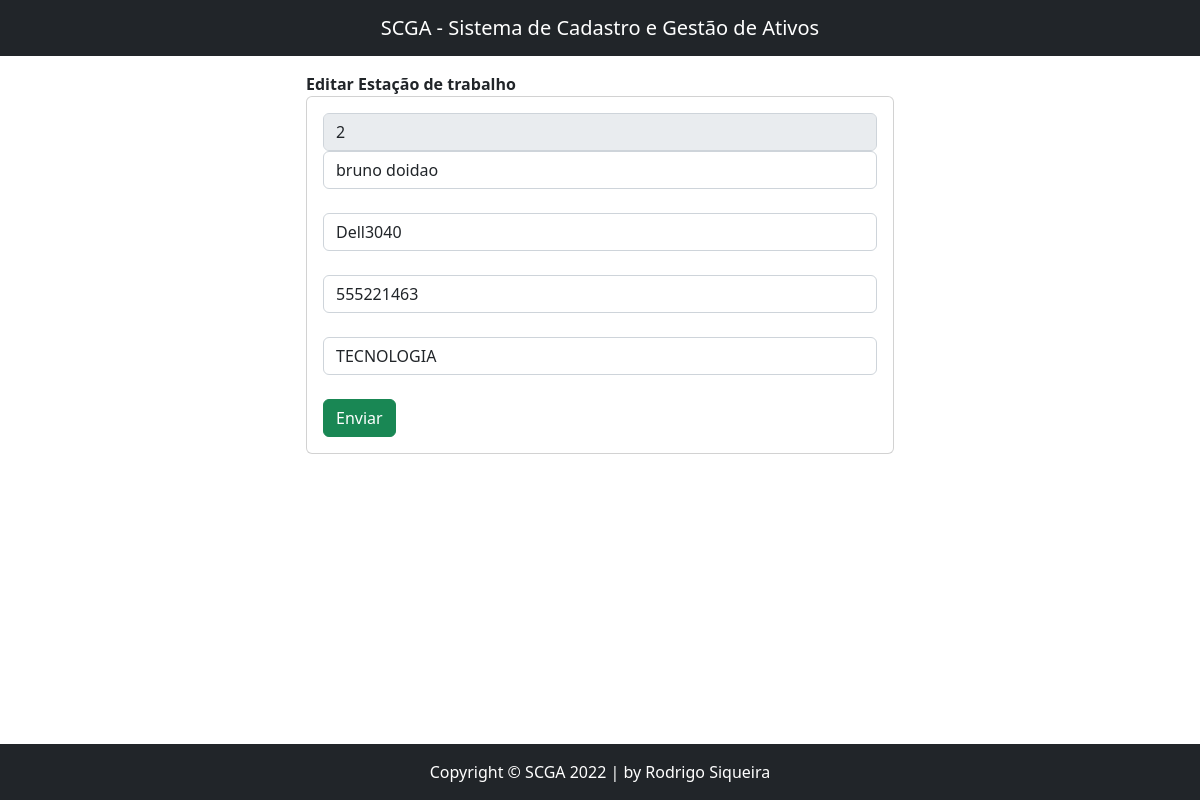
Page /Estacao/edicaoEstacao/2 on the committed database.
### App/scga/models.py (models this page shows)
class EstacaoTrabalho(models.Model):
    identificador=models.AutoField(primary_key=True)
    nome=models.CharField(max_length=20)
    modelo=models.CharField(max_length=12)
    serial=models.CharField(max_length=20)
    setor=models.CharField(max_length=10)

### App/scga/views.py (the view)
# urls.py: path('Estacao/edicaoEstacao/<identificador>', views.edicaoEstacao),
def edicaoEstacao(request, identificador):
    estacao = EstacaoTrabalho.objects.get(identificador=identificador)
    return render(request, "edicaoEstacao.html", {"estacao": estacao})

### App/scga/templates/edicaoEstacao.html (shortened to what this page needs)
{% extends './base.html' %}
{% block body %}
<div class="row">
    <div class="col-md-6 offset-md-3">
        <br>
        <br>
        <br>
        <b>Editar Estação de trabalho</b>
        <div class="card">
            <div class="card-body">
                <form action="/editarEstacao/{{estacao.identificador}}" method="POST">{% csrf_token %}
                    <div class="form-group">
                        <input disabled type="text" id="txtident" class="form-control" name="txtident" value="{{estacao.identificador}}" placeholder="nome">
                        <input type="text" id="txtNome" class="form-control" name="txtNome" value="{{estacao.nome}}" placeholder="nome">
                    </div>
                    <br>
                    <div class="form-group">
                     <input type="text" id="txtmodelo" class="form-control" name="txtmodelo" value="{{estacao.modelo}}" placeholder="modelo">
                    </div>
                    <br>
                    <div class="form-group">
                        <input type="text" id="txtserial" class="form-control" name="txtserial" value="{{estacao.serial}}" placeholder="serial">
                    </div>
                    <br>
                    <div class="form-group">
                        <input type="text" id="txtsetor" class="form-control" name="txtsetor" value="{{estacao.setor}}" placeholder="setor">
                    </div>
                    <br>
                    <div class="form-group">
                        <button type="submit" class="btn btn-success btn-block text-white">Enviar</button>
                    </div>
                </form>
            </div>
        </div>
{% endblock body %}

### rows in the picture
EstacaoTrabalho: txtident "2", txtNome "bruno doidao", txtmodelo "Dell3040", txtserial "555221463", txtsetor "TECNOLOGIA"
